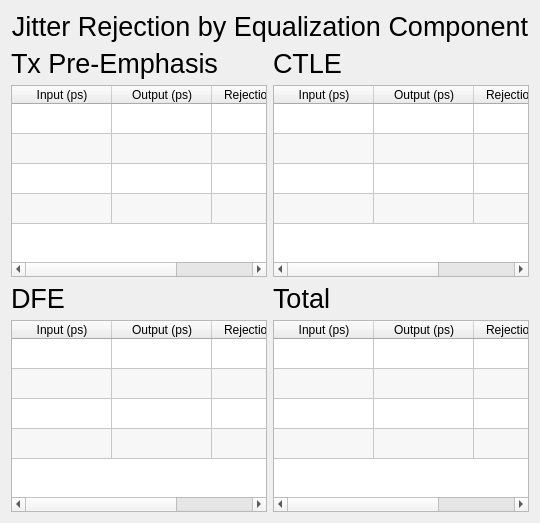
      <widget class="QWidget" name="jitter_info_tab">
       <attribute name="title">
        <string>Jitter Info</string>
       </attribute>
       <layout class="QGridLayout" name="gridLayout_3">
        <item row="2" column="0">
         <widget class="QLabel" name="label_20">
          <property name="sizePolicy">
           <sizepolicy hsizetype="Minimum" vsizetype="Preferred">
            <horstretch>0</horstretch>
            <verstretch>0</verstretch>
           </sizepolicy>
          </property>
          <property name="font">
           <font>
            <pointsize>20</pointsize>
           </font>
          </property>
          <property name="text">
           <string>Tx Pre-Emphasis</string>
          </property>
         </widget>
        </item>
        <item row="5" column="0">
         <widget class="QTableWidget" name="jitter_rejection_dfe">
          <property name="sizePolicy">
           <sizepolicy hsizetype="Minimum" vsizetype="Expanding">
            <horstretch>0</horstretch>
            <verstretch>0</verstretch>
           </sizepolicy>
          </property>
          <property name="maximumSize">
           <size>
            <width>16777215</width>
            <height>283</height>
           </size>
          </property>
          <property name="alternatingRowColors">
           <bool>true</bool>
          </property>
          <property name="showGrid">
           <bool>true</bool>
          </property>
          <property name="rowCount">
           <number>4</number>
          </property>
          <property name="columnCount">
           <number>3</number>
          </property>
          <attribute name="horizontalHeaderStretchLastSection">
           <bool>false</bool>
          </attribute>
          <attribute name="verticalHeaderVisible">
           <bool>false</bool>
          </attribute>
          <attribute name="verticalHeaderStretchLastSection">
           <bool>false</bool>
          </attribute>
          <row>
           <property name="text">
            <string>ISI</string>
           </property>
          </row>
          <row>
           <property name="text">
            <string>DCD</string>
           </property>
          </row>
          <row>
           <property name="text">
            <string>Pj</string>
           </property>
          </row>
          <row>
           <property name="text">
            <string>Rj</string>
           </property>
          </row>
          <column>
           <property name="text">
            <string>Input (ps)</string>
           </property>
          </column>
          <column>
           <property name="text">
            <string>Output (ps)</string>
           </property>
          </column>
          <column>
           <property name="text">
            <string>Rejection (dB)</string>
           </property>
          </column>
         </widget>
        </item>
        <item row="3" column="0">
         <widget class="QTableWidget" name="jitter_rejection_tx">
          <property name="sizePolicy">
           <sizepolicy hsizetype="Minimum" vsizetype="Expanding">
            <horstretch>0</horstretch>
            <verstretch>0</verstretch>
           </sizepolicy>
          </property>
          <property name="maximumSize">
           <size>
            <width>16777215</width>
            <height>283</height>
           </size>
          </property>
          <property name="alternatingRowColors">
           <bool>true</bool>
          </property>
          <property name="showGrid">
           <bool>true</bool>
          </property>
          <property name="rowCount">
           <number>4</number>
          </property>
          <property name="columnCount">
           <number>3</number>
          </property>
          <attribute name="horizontalHeaderStretchLastSection">
           <bool>false</bool>
          </attribute>
          <attribute name="verticalHeaderVisible">
           <bool>false</bool>
          </attribute>
          <attribute name="verticalHeaderStretchLastSection">
           <bool>false</bool>
          </attribute>
          <row>
           <property name="text">
            <string>ISI</string>
           </property>
          </row>
          <row>
           <property name="text">
            <string>DCD</string>
           </property>
          </row>
          <row>
           <property name="text">
            <string>Pj</string>
           </property>
          </row>
          <row>
           <property name="text">
            <string>Rj</string>
           </property>
          </row>
          <column>
           <property name="text">
            <string>Input (ps)</string>
           </property>
          </column>
          <column>
           <property name="text">
            <string>Output (ps)</string>
           </property>
          </column>
          <column>
           <property name="text">
            <string>Rejection (dB)</string>
           </property>
          </column>
         </widget>
        </item>
        <item row="4" column="1">
         <widget class="QLabel" name="label_28">
          <property name="font">
           <font>
            <pointsize>20</pointsize>
           </font>
          </property>
          <property name="text">
           <string>Total</string>
          </property>
         </widget>
        </item>
        <item row="2" column="1">
         <widget class="QLabel" name="label_26">
          <property name="sizePolicy">
           <sizepolicy hsizetype="Preferred" vsizetype="Preferred">
            <horstretch>0</horstretch>
            <verstretch>0</verstretch>
           </sizepolicy>
          </property>
          <property name="font">
           <font>
            <pointsize>20</pointsize>
           </font>
          </property>
          <property name="text">
           <string>CTLE</string>
          </property>
         </widget>
        </item>
        <item row="4" column="0">
         <widget class="QLabel" name="label_27">
          <property name="font">
           <font>
            <pointsize>20</pointsize>
           </font>
          </property>
          <property name="text">
           <string>DFE</string>
          </property>
         </widget>
        </item>
        <item row="3" column="1">
         <widget class="QTableWidget" name="jitter_rejection_ctle">
          <property name="sizePolicy">
           <sizepolicy hsizetype="Minimum" vsizetype="Expanding">
            <horstretch>0</horstretch>
            <verstretch>0</verstretch>
           </sizepolicy>
          </property>
          <property name="maximumSize">
           <size>
            <width>16777215</width>
            <height>283</height>
           </size>
          </property>
          <property name="sizeAdjustPolicy">
           <enum>QAbstractScrollArea::AdjustIgnored</enum>
          </property>
          <property name="alternatingRowColors">
           <bool>true</bool>
          </property>
          <property name="showGrid">
           <bool>true</bool>
          </property>
          <property name="rowCount">
           <number>4</number>
          </property>
          <property name="columnCount">
           <number>3</number>
          </property>
          <attribute name="horizontalHeaderStretchLastSection">
           <bool>false</bool>
          </attribute>
          <attribute name="verticalHeaderVisible">
           <bool>false</bool>
          </attribute>
          <attribute name="verticalHeaderCascadingSectionResizes">
           <bool>false</bool>
          </attribute>
          <attribute name="verticalHeaderStretchLastSection">
           <bool>false</bool>
          </attribute>
          <row>
           <property name="text">
            <string>ISI</string>
           </property>
          </row>
          <row>
           <property name="text">
            <string>DCD</string>
           </property>
          </row>
          <row>
           <property name="text">
            <string>Pj</string>
           </property>
          </row>
          <row>
           <property name="text">
            <string>Rj</string>
           </property>
          </row>
          <column>
           <property name="text">
            <string>Input (ps)</string>
           </property>
          </column>
          <column>
           <property name="text">
            <string>Output (ps)</string>
           </property>
          </column>
          <column>
           <property name="text">
            <string>Rejection (dB)</string>
           </property>
          </column>
         </widget>
        </item>
        <item row="5" column="1">
         <widget class="QTableWidget" name="jitter_rejection_total">
          <property name="sizePolicy">
           <sizepolicy hsizetype="Minimum" vsizetype="Expanding">
            <horstretch>0</horstretch>
            <verstretch>0</verstretch>
           </sizepolicy>
          </property>
          <property name="maximumSize">
           <size>
            <width>16777215</width>
            <height>283</height>
           </size>
          </property>
          <property name="alternatingRowColors">
           <bool>true</bool>
          </property>
          <property name="showGrid">
           <bool>true</bool>
          </property>
          <property name="rowCount">
           <number>4</number>
          </property>
          <property name="columnCount">
           <number>3</number>
          </property>
          <attribute name="horizontalHeaderStretchLastSection">
           <bool>false</bool>
          </attribute>
          <attribute name="verticalHeaderVisible">
           <bool>false</bool>
          </attribute>
          <attribute name="verticalHeaderStretchLastSection">
           <bool>false</bool>
          </attribute>
          <row>
           <property name="text">
            <string>ISI</string>
           </property>
          </row>
          <row>
           <property name="text">
            <string>DCD</string>
           </property>
          </row>
          <row>
           <property name="text">
            <string>Pj</string>
           </property>
          </row>
          <row>
           <property name="text">
            <string>Rj</string>
           </property>
          </row>
          <column>
           <property name="text">
            <string>Input (ps)</string>
           </property>
          </column>
          <column>
           <property name="text">
            <string>Output (ps)</string>
           </property>
          </column>
          <column>
           <property name="text">
            <string>Rejection (dB)</string>
           </property>
          </column>
         </widget>
        </item>
        <item row="1" column="0" colspan="2">
         <widget class="QLabel" name="label_19">
          <property name="sizePolicy">
           <sizepolicy hsizetype="Preferred" vsizetype="Preferred">
            <horstretch>0</horstretch>
            <verstretch>0</verstretch>
           </sizepolicy>
          </property>
          <property name="font">
           <font>
            <pointsize>20</pointsize>
           </font>
          </property>
          <property name="text">
           <string>Jitter Rejection by Equalization Component</string>
          </property>
          <property name="alignment">
           <set>Qt::AlignCenter</set>
          </property>
         </widget>
        </item>
       </layout>
      </widget>
